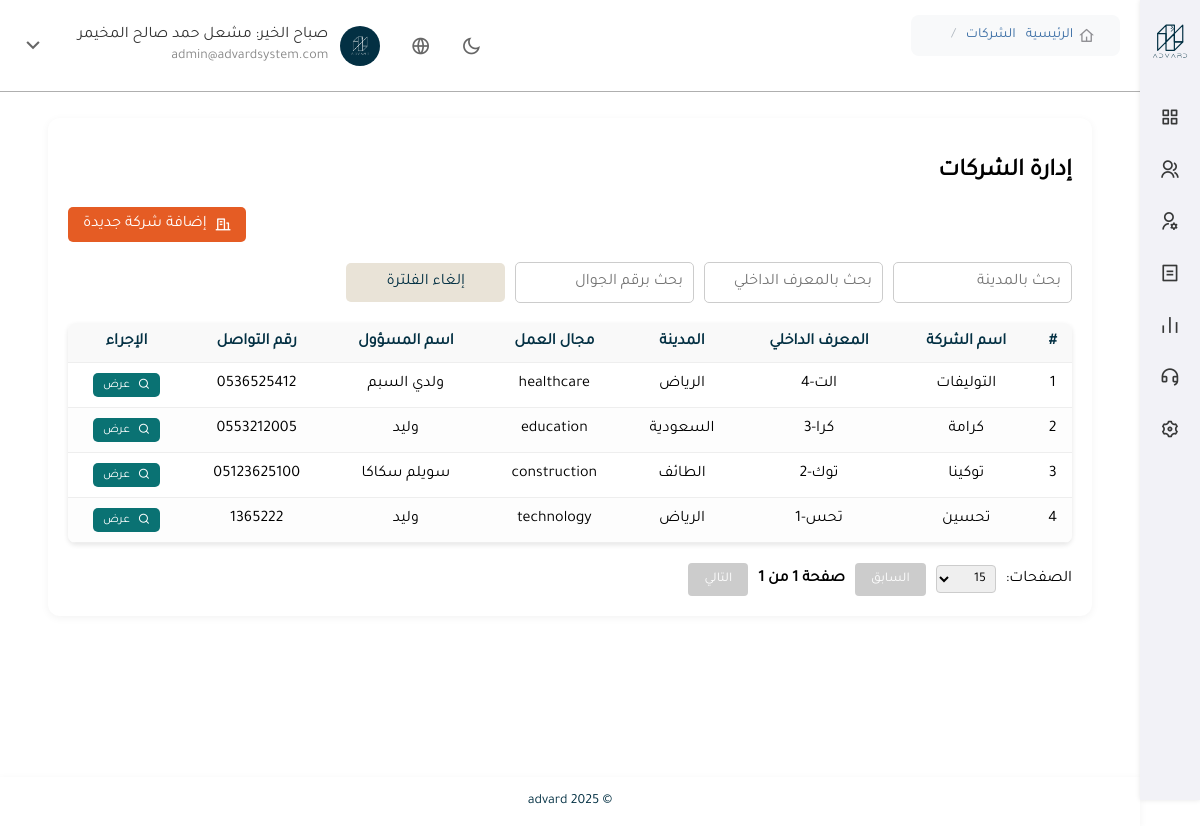
The page /admin-panel/companies/ (signed in) on the database as committed earlier.
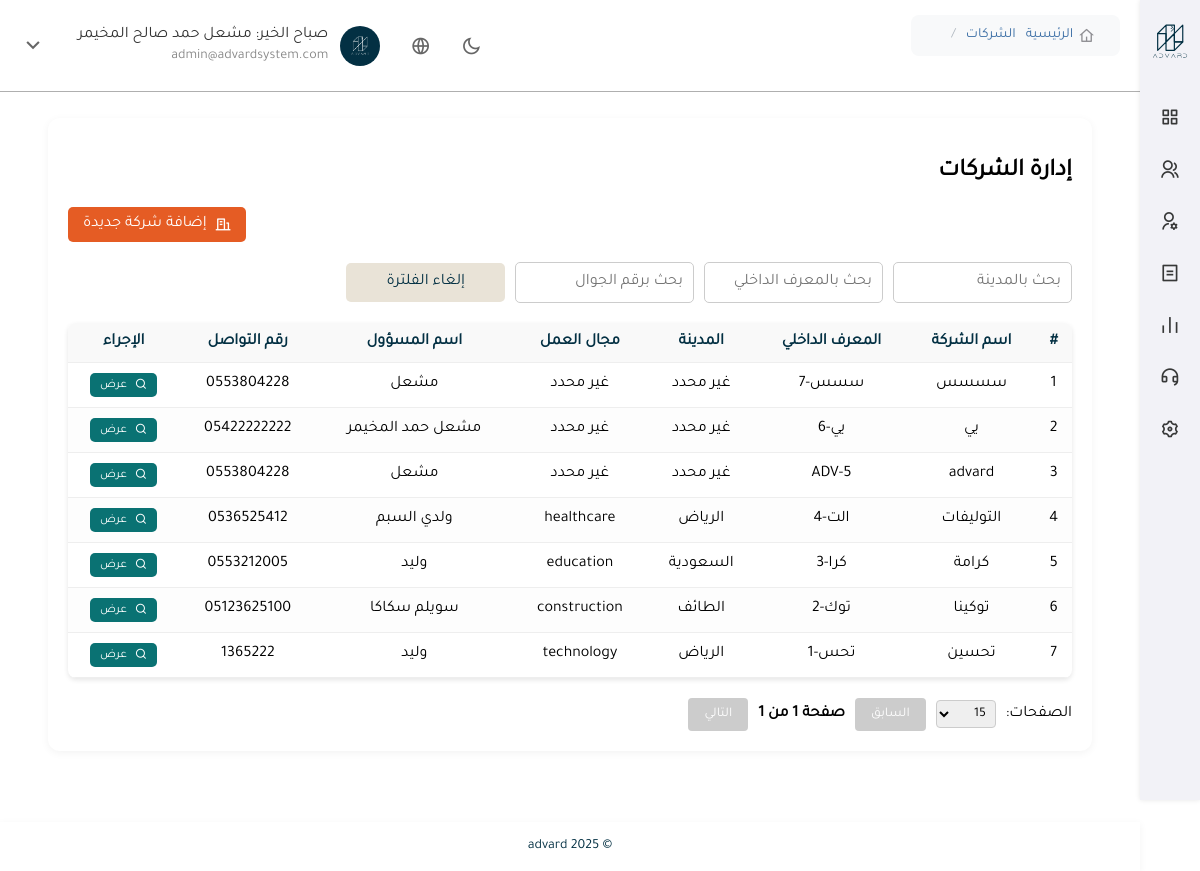
The same page on the database as committed later.
### backend/accounts/models.py (models this page shows, shortened)
class CustomUser(AbstractBaseUser, PermissionsMixin):
    USER_TYPES = [
        ('internal_admin', 'مسؤول داخلي'),
        ('internal_employee', 'موظف داخلي'),
        ('client_admin', 'مدير شركة عميلة'),
        ('client_employee', 'موظف شركة عميلة'),
    ]
    email = models.EmailField(unique=True, verbose_name="البريد الإلكتروني")
    full_name = models.CharField(max_length=255, verbose_name="الاسم الكامل")
    phone = models.CharField(max_length=20, verbose_name="رقم الجوال")
    national_id = models.CharField(max_length=20, unique=True, verbose_name="رقم الهوية")
    gender = models.CharField(max_length=10, choices=[('male', 'ذكر'), ('female', 'أنثى')], null=True, blank=True)
    nationality = models.CharField(max_length=50, null=True, blank=True, verbose_name="الجنسية")
    job_title = models.CharField(max_length=100, null=True, blank=True, verbose_name="المسمى الوظيفي")
    department = models.CharField(max_length=100, null=True, blank=True, verbose_name="القسم")
    employee_code = models.CharField(max_length=50, null=True, blank=True, verbose_name="الرقم الوظيفي")
    user_type = models.CharField(max_length=20, choices=USER_TYPES, default='client_employee', verbose_name="نوع المستخدم")
    company = models.ForeignKey(Company, null=True, blank=True, on_delete=models.SET_NULL, verbose_name="الشركة التابع لها")
    image = models.ImageField(upload_to='users/', null=True, blank=True, verbose_name="الصورة الشخصية")
    is_active = models.BooleanField(default=True)
    is_staff = models.BooleanField(default=False)
    date_joined = models.DateTimeField(default=timezone.now)
    objects = CustomUserManager()
    USERNAME_FIELD = 'email'
    REQUIRED_FIELDS = ['full_name', 'national_id']
    class Meta:
        verbose_name = "المستخدم"
        verbose_name_plural = "المستخدمون"

class Company(models.Model):
    name = models.CharField(max_length=255, verbose_name="اسم الشركة")
    company_code = models.CharField(max_length=50, unique=True, verbose_name="المعرف الداخلي")
    contact_name = models.CharField(max_length=100, verbose_name="اسم المسؤول")
    contact_phone = models.CharField(max_length=20, verbose_name="رقم جوال المسؤول")
    phone = models.CharField(max_length=20, null=True, blank=True, verbose_name="هاتف الشركة")
    city = models.CharField(max_length=100, verbose_name="المدينة")
    field = models.CharField(max_length=100, verbose_name="مجال العمل")
    created_at = models.DateTimeField(auto_now_add=True, verbose_name="تاريخ الإنشاء")
    class Meta:
        verbose_name = "شركة"
        verbose_name_plural = "الشركات"

### backend/admin_panel/views.py (the view)
# urls.py: path('companies/', views.companies_list_view, name='companies'),
@login_required
def companies_list_view(request):
    companies = Company.objects.all().order_by('-created_at')
    return render(request, 'admin_panel/companies.html', {'companies': companies})

### backend/accounts/context_processors.py (called while the page is built)
def user_avatar(request):
    default_avatar = '/static/images/default_avatar.svg'
    if request.user.is_authenticated:
        avatar = getattr(request.user, 'avatar', None)
        if avatar:
            avatar_path = os.path.join(settings.MEDIA_ROOT, avatar.name)
            if os.path.exists(avatar_path):
                return {'user_avatar': avatar.url}
    return {'user_avatar': default_avatar}

### backend/admin_panel/templates/admin_panel/companies.html (shortened to what this page needs)
{% extends 'admin_panel/panel_base.html' %}
{% load static %}
{% block content %}
<div class="page-container">
    <h2>إدارة الشركات</h2>
    <div class="action-buttons">
        <a href="{% url 'admin_panel:add_company' %}?next=companies" class="btn-add">
            <i class="ri-building-line"></i> إضافة شركة جديدة
        </a>
    </div>
    <div class="filters">
        <input type="text" id="searchCity" placeholder="بحث بالمدينة">
        <input type="text" id="searchCompanyCode" placeholder="بحث بالمعرف الداخلي">
        <input type="text" id="searchPhone" placeholder="بحث برقم الجوال">
        <button id="clearFilters">إلغاء الفلترة</button>
    </div>
    <table class="data-table">
        <thead>
            <tr>
                <th>#</th>
                <th>اسم الشركة</th>
                <th>المعرف الداخلي</th>
                <th>المدينة</th>
                <th>مجال العمل</th>
                <th>اسم المسؤول</th>
                <th>رقم التواصل</th>
                <th>الإجراء</th>
            </tr>
        </thead>
        <tbody>
            {% for company in companies %}
            <tr>
                <td>{{ forloop.counter }}</td>
                <td>{{ company.name }}</td>
                <td>{{ company.company_code }}</td>
                <td>{{ company.city }}</td>
                <td>{{ company.field }}</td>
                <td>{{ company.contact_name }}</td>
                <td>{{ company.contact_phone }}</td>
                <td>
                    <a href="{% url 'admin_panel:company_info' company.id %}" class="btn-view-details">
                        <i class="ri-search-line"></i> عرض
                    </a>
                </td>
            </tr>
            {% empty %}
            <tr>
                <td colspan="8">لا توجد شركات مسجلة حتى الآن.</td>
            </tr>
            {% endfor %}
        </tbody>
    </table>
    <div class="pagination">
        <label for="rowsPerPage">الصفحات:</label>
        <select id="rowsPerPage">
            <option value="15" selected>15</option>
        </select>
        <button id="prevPage" disabled>السابق</button>
        <span id="pageInfo"></span>
        <button id="nextPage">التالي</button>
    </div>
</div>
{% endblock %}

### backend/admin_panel/templates/admin_panel/panel_base.html (shortened to what this page needs)
{% load static %}
{% load i18n %}
<!DOCTYPE html>
<html lang="{{ LANGUAGE_CODE }}" dir="{% if LANGUAGE_CODE == 'ar' %}rtl{% else %}ltr{% endif %}">
<head>
    <link rel="stylesheet" href="{% static 'fonts/tajawal.css' %}">
    <link href="https://cdn.jsdelivr.net/npm/remixicon/fonts/remixicon.css" rel="stylesheet">
    <link rel="stylesheet" href="{% static 'css/shared.css' %}">
    <link rel="stylesheet" href="{% static 'css/panel_style.css' %}">
    <link rel="stylesheet" href="{% static 'css/dark_mode.css' %}">
</head>
<body class="{% if dark_mode %}dark-mode{% endif %}">
    <div class="panel-wrapper">
        <aside class="sidebar">
            <div class="logo">
                <img src="/static/images/iconlogowi.svg" alt="الشعار" style="max-width: 40px;">
            </div>
            <nav class="sidebar-nav">
                <ul>
                    <li>
                        <button class="sidebar-link" data-target="dashboard-menu">
                            <i class="ri-function-line"></i>
                        </button>
                    </li>
                    <li>
                        <button class="sidebar-link" data-target="clients-menu">
                            <i class="ri-group-line"></i>
                        </button>
                    </li>
                    <li>
                        <button class="sidebar-link" data-target="system-users-menu">
                            <i class="ri-user-settings-line"></i>
                        </button>
                    </li>
                    <li>
                        <button class="sidebar-link" data-target="finance-menu">
                            <i class="ri-bill-line"></i>
                        </button>
                    </li>
                    <li>
                        <button class="sidebar-link" data-target="insights-menu">
                            <i class="ri-bar-chart-line"></i>
                        </button>
                    </li>
                    <li>
                        <button class="sidebar-link" data-target="support-menu">
                            <i class="ri-customer-service-line"></i>
                        </button>
                    </li>
                    <li>
                        <button class="sidebar-link" data-target="settings-menu">
                            <i class="ri-settings-3-line"></i>
                        </button>
                    </li>
                </ul>
            </nav>
        </aside>
        <header class="panel-header">
            <div class="user-menu">
                <i class="ri-moon-line theme-toggle" id="theme-toggle"></i>
                <i class="ri-global-line lang-toggle" id="lang-toggle"></i>
                <div class="user-info">
                    {% if request.user.is_authenticated and request.user.image %}
                    <img src="{{ request.user.image.url }}" class="avatar" alt="الصورة الشخصية">
                {% else %}
                    <img src="{% static 'images/default_avatar.svg' %}" class="avatar" alt="الصورة الافتراضية">
                {% endif %}
                    <div class="user-details">
                        <span class="user-name">
                        </span>
                        <span class="user-email">{{ request.user.email }}</span>
                    </div>
                    <button class="dropdown-toggle">
                        <i class="ri-arrow-down-s-line dropdown-icon"></i>
                    </button>
                </div>
            </div>
                <nav class="breadcrumb-wrapper">
                    <ul class="breadcrumb" id="breadcrumb-list">
                        <li class="breadcrumb-item">
                            <a href="{% url 'admin_panel:dashboard' %}">
                                 {% trans "الرئيسية" %}<i class="ri-home-4-line"></i>
                            </a>
                        </li>
                    </ul>
                </nav>
        </header>
        <div class="main-container">
            <main>
                {% block content %}{% endblock %}
            </main>
            <footer class="panel-footer">
                <p>© 2025 advard</p>
            </footer>
        </div>
    </div>
</body>
</html>

### backend/static/css/shared.css (style rules this page uses)
body { overflow-y: auto; overflow-x: hidden; }
.avatar { width: 40px; height: 40px; border-radius: 50%; object-fit: cover; }
body { font-family: 'Tajawal', sans-serif; }
.panel-wrapper { display: flex; flex-direction: row; width: 100%; }
.page-container { background-color: #fff; padding: 20px; border-radius: 12px; box-shadow: 0 2px 8px rgba(0, 0, 0, 0.05); direction: rtl; width: 100%; margin: 20px 0 40px 0; position: relative; box-sizing: border-box; }
.sidebar { width: 60px; background-color: #F2F2F7; color: #373838; padding: 20px 10px; box-shadow: 0 0 5px rgba(0, 0, 0, 0.1); display: flex; flex-direction: column; align-items: center; direction: rtl; height: 100vh; overflow-y: auto; position: fixed; z-index: 999; right: 0; top: 0; box-sizing: border-box; transition: width 0.3s ease; }
.logo { max-height: 40px; width: auto; display: block; margin: 0 auto 20px; }
.sidebar-nav { width: 100%; }
.sidebar-nav ul { list-style: none; padding: 0; width: 100%; }
.sidebar-nav ul li { margin-bottom: 10px; position: relative; }
.sidebar-nav ul li .sidebar-link { background: none; border: none; color: #373838; display: flex; align-items: center; justify-content: center; padding: 10px; border-radius: 3px; width: 100%; cursor: pointer; transition: background-color 0.3s ease; stroke-width: 20px; }
.sidebar-nav ul li .sidebar-link i { font-size: 20px; font-weight: normal; }
.main-container { margin-top: 50px; margin-bottom: 80px; margin-right: 60px; width: calc(100% - 60px); padding: 20px; height: calc(100vh - 120px); box-sizing: border-box; position: relative; z-index: 1; transition: margin-right 0.3s ease, width 0.3s ease; }
.panel-header { background-color: #ffffff; padding: 15px 20px; box-shadow: none; border-bottom: 1px solid rgba(97, 96, 96, 0.5); display: flex; justify-content: flex-start; direction: ltr; align-items: center; position: fixed; top: 0; right: 60px; left: 0; z-index: 998; transition: right 0.3s ease; }
.dropdown-toggle { background: none; border: none; padding: 0; margin-inline-start: 20px; cursor: pointer; display: inline-block; align-items: center; transition: transform 0.3s ease; }
.dropdown-icon { font-size: 25px; color: #666; transition: transform 0.3s ease; }
.user-menu { display: flex; align-items: center; flex-direction: row; margin-right: auto; direction: rtl; }
.user-info { display: flex; align-items: center; gap: 12px; }
.user-name { font-size: 16px; color: #333; }
.user-details { display: flex; flex-direction: column; align-items: flex-start; }
.user-email { font-size: 14px; color: #888; direction: ltr; margin-top: 3px; }
.theme-toggle { font-size: 20px; color: #666; cursor: pointer; margin-left: 30px; }
.lang-toggle { font-size: 20px; color: #666; cursor: pointer; margin-left: 30px; }
main { padding: 20px; flex: 1; padding-bottom: 80px; }
.panel-footer { background-color: #ffffff; color: #033043; box-shadow: 0 2px 8px rgba(0, 0, 0, 0.05); text-align: center; padding: 2px 0; font-size: 14px; position: fixed; bottom: 0; right: 60px; left: 0; z-index: 998; transition: right 0.3s ease; }
.breadcrumb { display: flex; list-style: none; padding: 0; margin: 0; margin-right: 25px; }
.breadcrumb-item { margin-left: 10px; }
.breadcrumb-item a { text-decoration: none; color: #007AFF; transition: color 0.3s ease; }
.breadcrumb-item i { margin-right: 5px; font-size: 16px; color: #8E8E92; }

### backend/admin_panel/templates/admin_panel/companies.html (style rules this page uses)
.action-buttons { text-align: left; margin-bottom: 20px; }
.btn-add { background-color: #E55C24; color: white; padding: 8px 15px; border-radius: 5px; font-size: 16px; transition: all 0.3s ease; display: inline-flex; align-items: center; gap: 8px; text-decoration: none; }
.btn-view-details { display: inline-flex; align-items: center; gap: 8px; padding: 5px 10px; background-color: #0A7273; color: #fff; text-decoration: none; border-radius: 5px; font-family: 'Tajawal', sans-serif; font-size: 12px; transition: background-color 0.3s ease; }
.filters { display: flex; gap: 10px; margin-bottom: 15px; justify-content: right; align-items: center; font-family: 'Tajawal'; }
.filters input, .filters select, .filters button { padding: 10px; font-size: 16px; border-radius: 5px; border: 1px solid #ccc; outline: none; transition: all 0.3s ease; font-family: 'Tajawal'; }
.filters button { background-color: #E9E3D7; color: #033043; border: none; cursor: pointer; font-family: 'Tajawal'; padding: 10px 40px; }

Rows that differ between the two databases and show on the page:
added Company: name "سسسس", company_code "سسس-7", city "غير محدد", field "غير محدد", contact_name "مشعل", contact_phone "0553804228"
added Company: name "يي", company_code "يي-6", city "غير محدد", field "غير محدد", contact_name "مشعل حمد المخيمر", contact_phone "05422222222"
added Company: name "advard", company_code "ADV-5", city "غير محدد", field "غير محدد", contact_name "مشعل", contact_phone "0553804228"
